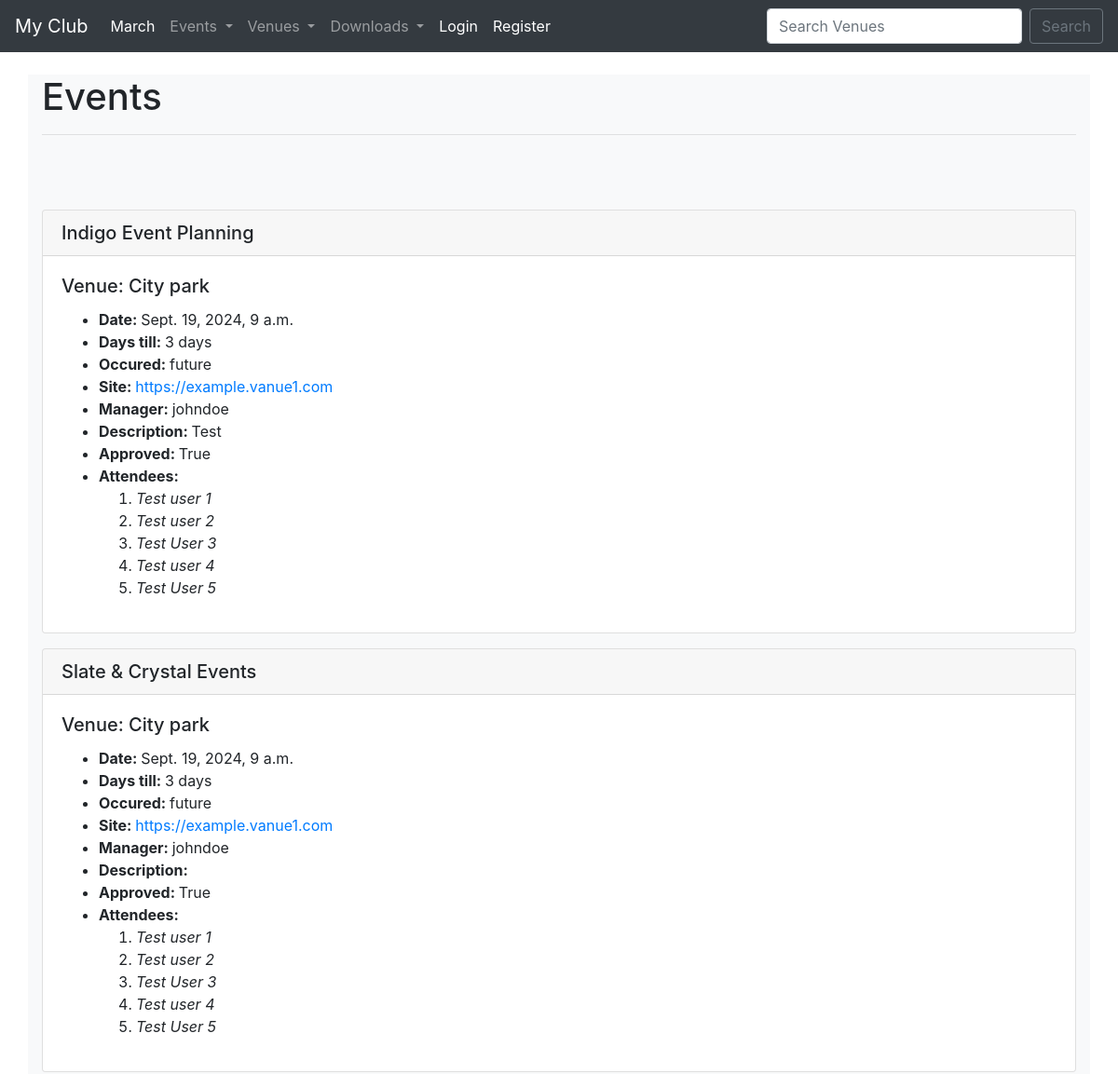
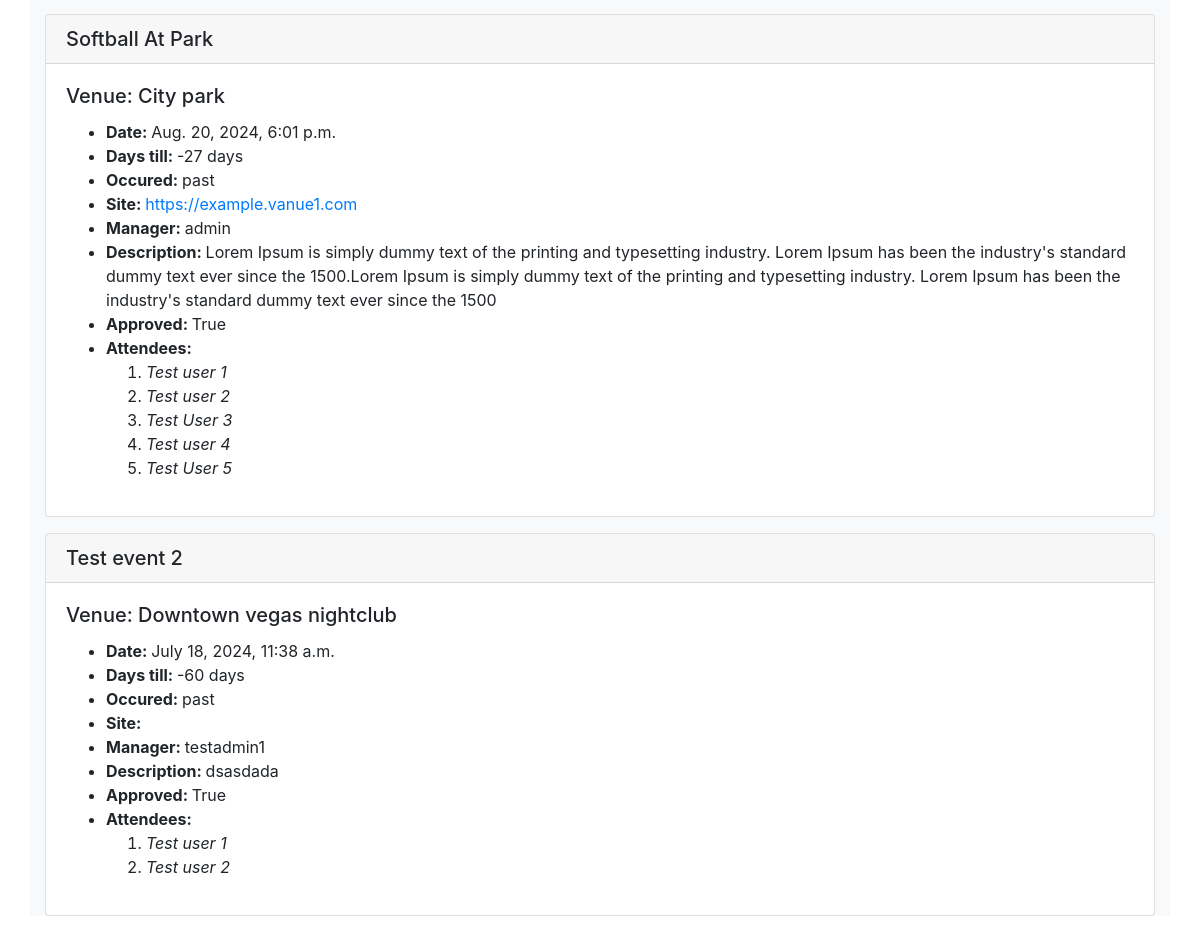
Screenshot of /events/ with the database file from the repository (2 pictures, top to bottom).
### events/models.py (models this page shows, shortened)
class Event(models.Model):
    name = models.CharField('Event Name', max_length=120)
    event_date = models.DateTimeField('Event Date')
    venue = models.ForeignKey(Venue, blank=True, null=True,
                              on_delete=models.CASCADE)
    manager = models.ForeignKey(User, blank=True, null=True,
                                on_delete=models.SET_NULL)
    description = models.TextField(blank=True)
    attendees = models.ManyToManyField(MyClubUser, blank=True)
    approved = models.BooleanField('Approved', default=False)
    def __str__(self) -> str:
        return str(self.name)
    @property
    def Days_till(self):
        today = date.today()
        days_till = self.event_date.date() - today
        days_till_stripped = str(days_till).split(',', 1)[0]
        return days_till_stripped
    @property
    def Is_past(self):
        today = date.today()
        if self.event_date.date() < today:
            thing = "past"
        else:
            thing = "future"
        return thing

class Venue(models.Model):
    name = models.CharField("Vanue name", max_length=120)
    address = models.CharField(max_length=300)
    zip_code = models.CharField('Zip code', max_length=15)
    phone = models.CharField('Contact Phone', max_length=25, blank=True)
    web = models.URLField('Website Address', blank=True)
    email_address = models.EmailField('Email Address', blank=True)
    owner = models.IntegerField("Venue Owner", blank=False, default=1)
    venue_image = models.ImageField(null=True, blank=True,
                                    upload_to=make_image_path)
    def __str__(self):
        return str(self.name)

class MyClubUser(models.Model):
    first_name = models.CharField(max_length=30)
    last_name = models.CharField(max_length=30)
    email = models.EmailField('User email')

### events/views.py (the view)
# urls.py: path('events/', views.all_events, name='event-list'),
def all_events(request: HttpRequest):
    event_list = Event.objects.all().order_by('-event_date')
    return render(request, 'events/event_list.html', {
        "event_list": event_list
    })

### events/templates/events/event_list.html (shortened to what this page needs)
{% extends 'events/base.html' %}
{% block content %}
<h1>Events</h1>
<hr><br><br>
    {% for event in event_list %}
        {% if event.approved %}
            <div class="card my-3">
                <h5 class="card-header">{{event}}</h5>
                <div class="card-body">
                    <h5 class="card-title">Venue: {{ event.venue }}</h5>
                    <ul>
                        <li><strong>Date: </strong>{{ event.event_date }}</li>
                        <li><strong>Days till: </strong>{{ event.Days_till }}</li>
                        <li><strong>Occured: </strong>{{ event.Is_past }}</li>
                        <li><strong>Site: </strong><a href="">{{ event.venue.web }}</a></li>
                        <li><strong>Manager: </strong>{{ event.manager }}</li>
                        <li><strong>Description: </strong>{{ event.description }}</li>
                        <li><strong>Approved: </strong>{{ event.approved }}</li>
                        <li>
                            <strong>Attendees: </strong>
                            <ol>
                                {% for attendees in event.attendees.all %}
                                <li>
                                    <i>{{attendees.first_name}} {{ attendees.last_name }}</i>
                                </li>
                                {% endfor %}
                            </ol>
                        </li>
                    </ul>
                </div>
            </div>
        {% endif %}
    {% endfor %}
{% endblock %}

### rows the page displays
Event: name "Indigo Event Planning", venue "City park", event_date "Sept. 19, 2024, 9 a.m.", Days_till "3 days", Is_past "future", venue.web "https://example.vanue1.com", manager "johndoe", description "Test", approved "True"
MyClubUser: first_name "Test", last_name "user 1"
MyClubUser: first_name "Test", last_name "user 2"
MyClubUser: first_name "Test", last_name "User 3"
MyClubUser: first_name "Test", last_name "user 4"
MyClubUser: first_name "Test", last_name "User 5"
Event: name "Slate & Crystal Events", venue "City park", event_date "Sept. 19, 2024, 9 a.m.", Days_till "3 days", Is_past "future", venue.web "https://example.vanue1.com", manager "johndoe", approved "True"
Event: name "Softball At Park", venue "City park", event_date "Aug. 20, 2024, 6:01 p.m.", Days_till "-27 days", Is_past "past", venue.web "https://example.vanue1.com", manager "admin", description "Lorem Ipsum is simply dummy text of the printing and typesetting industry. Lorem Ipsum has been the industry's standard dummy text ever since the 1500.Lorem Ipsum is simply dummy text of the printing and typesetting industry. Lorem Ipsum has been the industry's standard dummy text ever since the 1500", approved "True"
Event: name "Test event 2", venue "Downtown vegas nightclub", event_date "July 18, 2024, 11:38 a.m.", Days_till "-60 days", Is_past "past", manager "testadmin1", description "dsasdada", approved "True"
